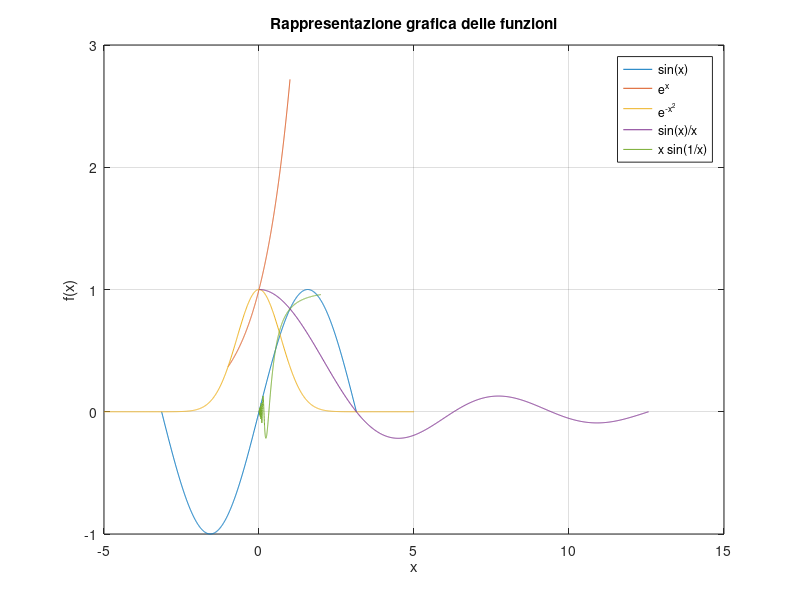

MATLAB code for this plot:
clear;
clf;

n = 1000;

% f(x) = sin(x) su [-π,π]
x1 = linspace(-pi, pi, n);
y1 = sin(x1);
plot(x1, y1);
hold on;

% f(x) = e^x su [-1,1]
x2 = linspace(-1, 1, n);
y2 = exp(x2);
plot(x2, y2);

% f(x) = e^(-x^2) su [-5,5]
x3 = linspace(-5, 5, n);
y3 = exp(-x3.^2);
plot(x3, y3);

% f(x) = sin(x) / x su (0,4π]
x4 = linspace(0, 4*pi, n);
x4 = x4(2:end);
y4 = sin(x4) ./ x4;
plot(x4, y4);

% f(x) = x * sin(1/x) su (0, 2]
x5 = linspace(0, 2, n);
x5 = x5(2:end);
y5 = x5 .* sin(1 ./ x5);
plot(x5, y5);

hold off;

% Aggiunta di legenda e dettagli per rendere il grafico leggibile
grid on;
legend('sin(x)', 'e^x', 'e^{-x^2}', 'sin(x)/x', 'x sin(1/x)', ...
       'Location', 'best');
title('Rappresentazione grafica delle funzioni');
xlabel('x');
ylabel('f(x)');
